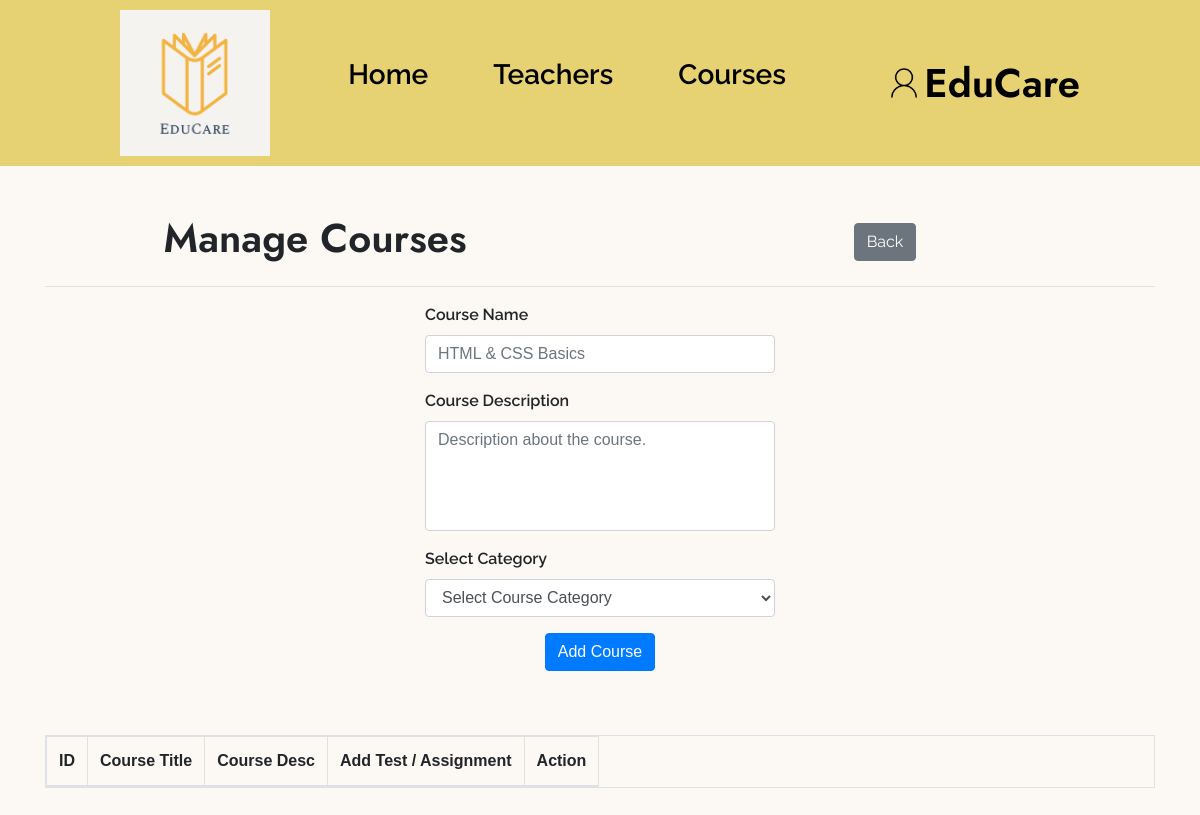
The page /user/teacher/add-course.php (signed in) on the database as committed earlier.
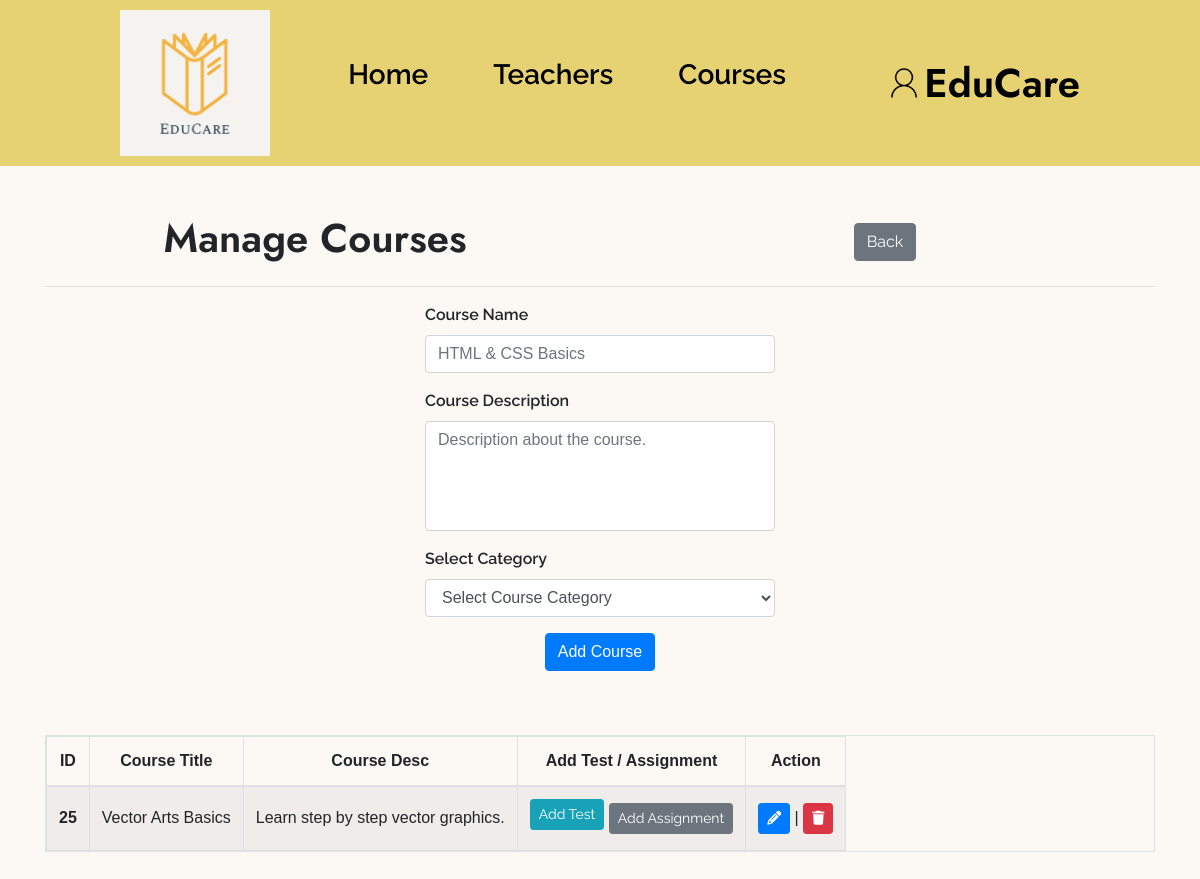
The same page on the database as committed later.
### tables this page shows
CREATE TABLE `courses` (
  `id` int(11) NOT NULL,
  `course_title` varchar(255) NOT NULL,
  `course_desc` text NOT NULL,
  `cat_id` int(11) NOT NULL,
  `teacher_Id` int(11) NOT NULL
);

### core/database.php (called while the page is built, shortened)
<?php
$con = mysqli_connect(HOST, USER, PWD, DB);
if (isset($_SESSION['user'])):
    $userID = $_SESSION['user'];
    $currentUserQ = $con->query("SELECT * FROM `users` WHERE `id`='$userID'");
    $currentUser = mysqli_fetch_object($currentUserQ);
    $userFullName = $currentUser->fname . '-' . $currentUser->lname;
endif;

### user/teacher/add-course.php (the view, shortened to what this page needs)
<?php
require_once '../../core/database.php';
?>
<!DOCTYPE html>
<html lang="en">
<head>
    <?php include_once '../includes/style_links.php'; ?>
    <link rel="stylesheet" href="https://cdn.datatables.net/2.1.8/css/dataTables.bootstrap4.css">
    <link rel="stylesheet" href="../style.css">
    <link rel="stylesheet" href="../css/custom.min.css">
</head>
<body id="add_course_page">
    <?php include '../includes/header.php'; ?>
    <div class="container mt-5">
        <div class="row align-items-center">
            <div class="col-6 text-center">
                <h1>Manage Courses</h1>
            </div>
            <div class="col-6 text-center">
                <a href="../index.php" class="btn btn-secondary">Back</a>
            </div>
        </div>
        <hr>
        <form id="add-course" action="" method="post">
            <div class="row">
                <div class="col-4 mx-auto">
                    <div class="row">
                        <div class="col-12">
                            <div class="form-group">
                                <label for="course-name">Course Name</label>
                                <input type="text" name="course_name" id="course-name" class="form-control" placeholder="HTML & CSS Basics" required>
                            </div>
                        </div>
                        <div class="col-12">
                            <div class="form-group">
                                <label for="course-desc">Course Description</label>
                                <textarea rows="4" name="course_desc" id="course-desc" class="form-control" placeholder="Description about the course." required></textarea>
                            </div>
                        </div>
                        <div class="col-12">
                            <div class="form-group">
                                <label for="category">Select Category</label>
                                <select class="form-control" name="category" id="category" required>
                                    <option value="" selected hidden>Select Course Category</option>
                                    <?php endwhile;
                                    $con->next_result(); ?>
                                </select>
                            </div>
                        </div>
                        <div class="col-12">
                            <div class="form-group text-center">
                                <button type="submit" name="submit" class="btn btn-primary">Add Course</button>
                            </div>
                        </div>
                            <?php
                            $con->next_result();
                            ?>
                    </div>
                </div>
            </div>
        </form>
        <div class="row my-5">
            <div class="col-12 mx-auto">
                <table id="example" class="table table-striped table-bordered table-responsive" style="width:100%">
                    <thead>
                        <tr>
                            <th class="text-center font-weight-bold">ID</th>
                            <th class="text-center font-weight-bold">Course Title</th>
                            <th class="text-center font-weight-bold">Course Desc</th>
                            <th class="text-center font-weight-bold">Add Test / Assignment</th>
                            <th class="text-center font-weight-bold">Action</th>
                        </tr>
                    </thead>
                    <tbody>
                        <?php
                        $course_Q = $con->query("CALL `get_courses_by_teacher_id`($userID)");
                        while ($course_list = mysqli_fetch_object($course_Q)):
                        ?>
                            <tr>
                                <th><?= $course_list->course_id ?></th>
                                <td><?= $course_list->course_title ?></td>
                                <td><?= $course_list->course_desc ?></td>
                                <td class="text-center">
                                    <a href="add-test.php?course_id=<?= $course_list->course_id ?>" class="btn btn-info btn-sm mb-2">Add Test</a>
                                    <a href="add-assignment.php?course_id=<?= $course_list->course_id ?>" class="btn btn-secondary btn-sm">Add Assignment</a>
                                </td>
                                <td class="text-center">
                                    <a href="#!" class="btn btn-primary btn-sm btn-edit-cat" data-id="<?= $course_list->course_id ?>">
                                        <i class="fas fa-pencil"></i>
                                    </a> | <a href="#!" class="btn btn-danger btn-sm btn-del-cat" data-id="<?= $course_list->course_id ?>">
                                        <i class="fas fa-trash"></i>
                                    </a>
                                </td>
                            </tr>
                        <?php endwhile;
                        $con->next_result(); ?>
                    </tbody>
                </table>
            </div>
        </div>
    </div>
</body>
</html>

### user/includes/style_links.php (shortened to what this page needs)
<link
    rel="stylesheet"
    href="https://cdn.jsdelivr.net/npm/bootstrap@4.6.2/dist/css/bootstrap.min.css"
 />
<link rel="stylesheet" href="https://cdnjs.cloudflare.com/ajax/libs/font-awesome/6.6.0/css/all.min.css" />

### user/includes/header.php (shortened to what this page needs)
<header>
    <nav>
        <img src="<?= SITE_URL ?>user/images/logoo.png" class="logo">
        <ul class="d-flex">
            <li><a href="<?= SITE_URL ?>user/index.php">Home</a></li>
            <li><a href="<?= SITE_URL ?>user/Teachcontent.php">Teachers</a></li>
            <li><a href="<?= SITE_URL ?>user/testcourses.php">Courses</a></li>
        </ul>
        <div class="contenthome">
            <div class="user-wrapper">
                <?php if ($userFullName != ''): ?>
                    <a id="toggle-user-menu" href="#!" class="d-flex align-items-center">
                        <img src="<?= SITE_URL ?>user/images/user.png" class="userpic">
                        <h1 class="mb-0"> EduCare</h1>
                    </a>
                <?php endif; ?>
            </div>
        </div>
    </nav>
</header>

### user/style.css (style rules this page uses)
* { margin: 0; padding: 0; font-family: "Poppins", sans-serif; box-sizing: border-box; }
body { background-color: rgb(249, 243, 234); }
header nav { background: rgb(230, 209, 115); width: 100%; min-height: 100%; padding: 10px 10%; display: flex; align-items: center; justify-content: space-between; position: relative; }
.logo { width: 150px; }
.userpic { width: 40px; border-radius: 50%; cursor: pointer; margin-left: 20px; }
header nav ul { list-style: none; gap: 25px; }
header nav ul li { display: inline-block; list-style: none; margin: 10px 20px; }
header nav ul li a { color: black; text-decoration: none; font-size: 28px; font-weight: 600; }
header nav .user-wrapper a { color: #000; text-decoration: none; }
.btn { cursor: pointer; }

Rows that differ between the two databases and show on the page:
added courses: id "25", course_title "Vector Arts Basics", course_desc "Learn step by step vector graphics."
